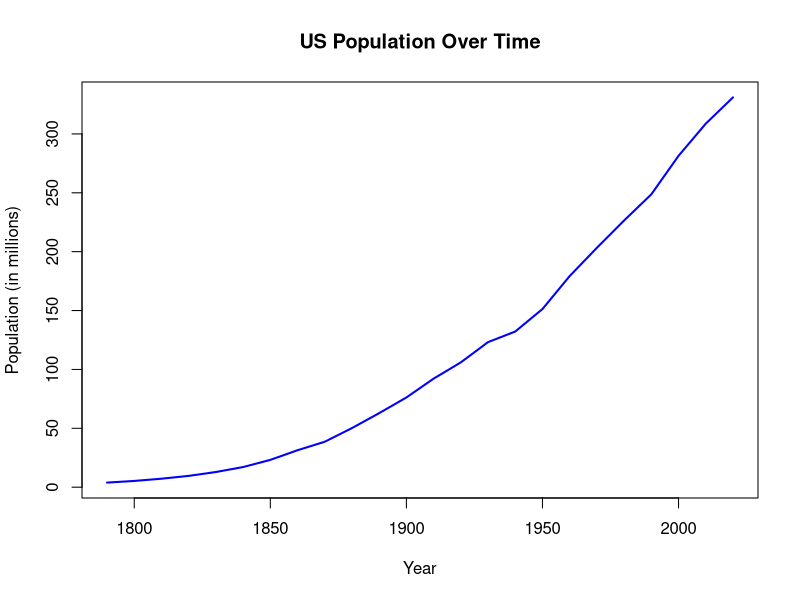
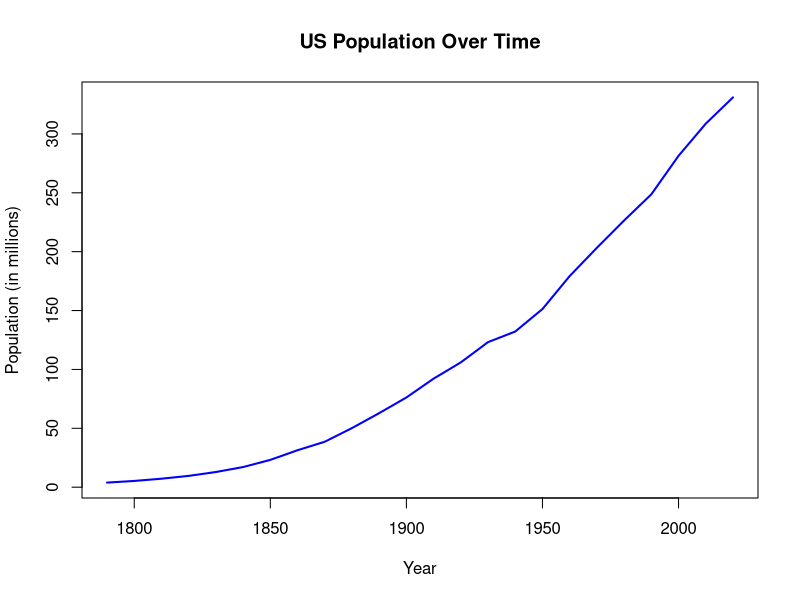

These charts were generated, in order, by the following R code:
## ---- chunk 1
knitr::opts_chunk$set(echo = TRUE)
library(readxl)
library(forecast)
## ---- chunk 2

# (a) Data entered manually (originally created in Excel)

Year <- seq(1790, 2020, by = 10)
Population <- c(
  3.9, 5.3, 7.2, 9.6, 12.9, 17.1, 23.2, 31.4,
  38.6, 50.2, 62.9, 76.2, 92.2, 106.0, 123.2,
  132.2, 151.3, 179.3, 203.3, 226.5, 248.7,
  281.4, 308.7, 331.0
)

us_population <- data.frame(Year, Population)

# (c) Load forecast package
library(forecast)

# (d) Convert to time series object
population_ts <- ts(
  us_population$Population,
  start = 1790,
  frequency = 0.1
)

# (e) Plot
plot(
  population_ts,
  main = "US Population Over Time",
  xlab = "Year",
  ylab = "Population (in millions)",
  col = "blue",
  lwd = 2
)
## ---- chunk 3
plot(
  population_ts,
  main = "US Population Over Time",
  xlab = "Year",
  ylab = "Population (in millions)",
  col = "blue",
  lwd = 2
)
